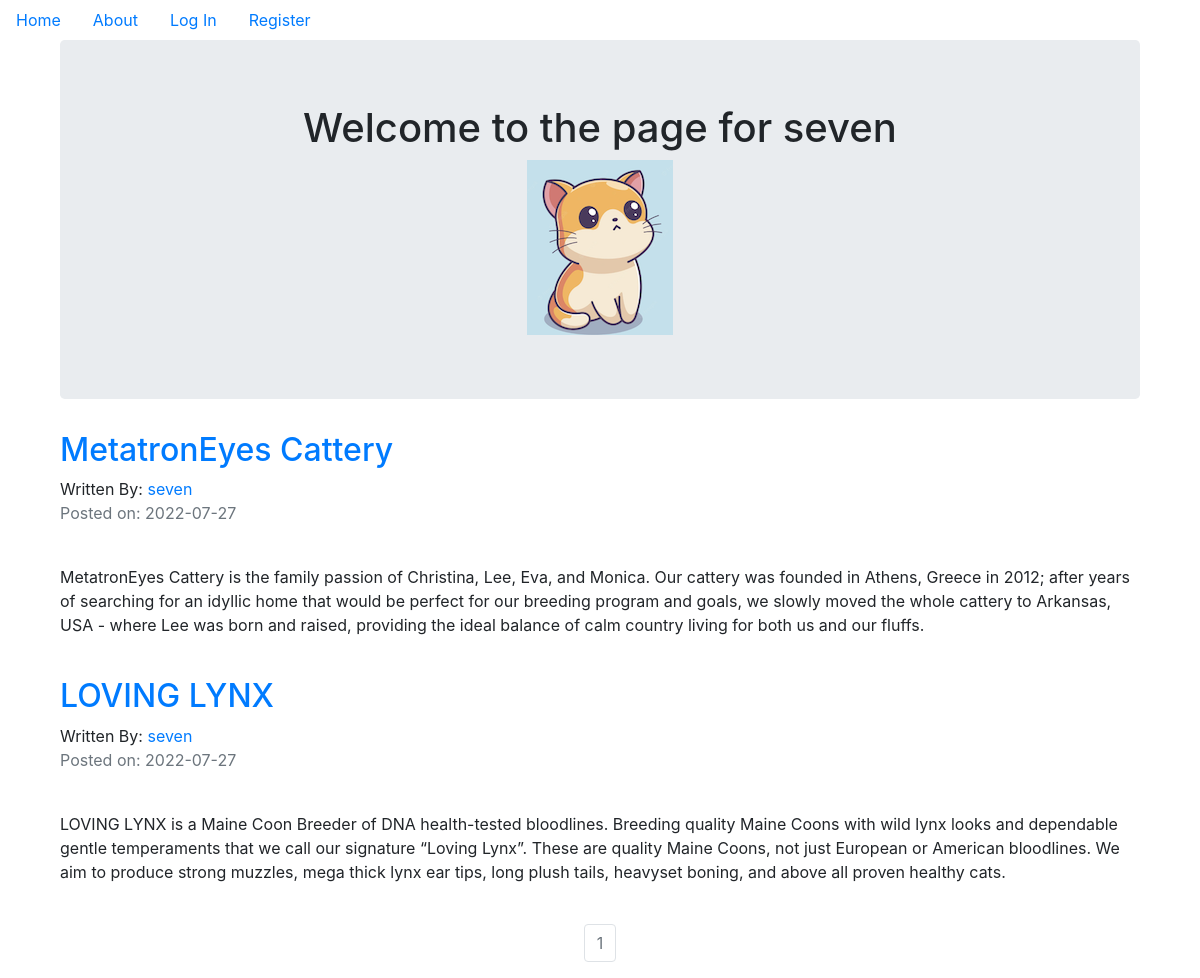
Page /seven on the committed database.
### kittencompanyblog/models.py (models this page shows, shortened)
class User(db.Model, UserMixin):
    __tablename__ = 'users'
    id = db.Column(db.Integer, primary_key=True)
    profile_image = db.Column(
        db.String(64), nullable=False, default='default_profile.png')
    email = db.Column(db.String(64), unique=True, index=True)
    username = db.Column(db.String(64), unique=True, index=True)
    password_hash = db.Column(db.String(128))
    posts = db.relationship('BlogPost', backref='author', lazy=True)

class BlogPost(db.Model):
    users = db.relationship(User)
    id = db.Column(db.Integer, primary_key=True)
    user_id = db.Column(db.Integer, db.ForeignKey('users.id'), nullable=False)
    date = db.Column(db.DateTime, nullable=False, default=datetime.utcnow)
    title = db.Column(db.String(140), nullable=False)
    text = db.Column(db.Text, nullable=False)

### kittencompanyblog/users/views.py (the view)
@users.route("/<username>")
def user_posts(username):
    page = request.args.get('page', 1, type=int)
    user = User.query.filter_by(username=username).first_or_404()
    blog_posts = BlogPost.query.filter_by(author=user).order_by(
        BlogPost.date.desc()).paginate(page=page, per_page=5)
    return render_template('user_blog_posts.html', blog_posts=blog_posts, user=user)

### kittencompanyblog/templates/user_blog_posts.html
{% extends "base.html" %}
{% block content %}
<div class="container">
  <div class="jumbotron">
    <div align='center'>
      <h1>Welcome to the page for {{user.username}}</h1>
      <img src="{{url_for('static',filename='profile_pics/'+user.profile_image)}}" >
    </div>
  </div>
{% for post in blog_posts.items  %}
  <h2> <a href="{{url_for('blog_posts.blog_post',blog_post_id=post.id)}}">{{post.title}}</a> </h2>
  Written By: <a href="{{url_for('users.user_posts',username=post.author.username)}}">{{post.author.username}}</a>
  <p class='text-muted'>Posted on: {{post.date.strftime("%Y-%m-%d")}}</p>
   <br>
   <p>{{post.text}}</p>
   <br>
{% endfor %}
</div>
<nav aria-label='Page Navigation example'>
  <ul class="pagination justify-content-center">
    {% for page_num in blog_posts.iter_pages(left_edge=1,right_edge=1,left_current=1,right_current=2)  %}
      {% if blog_posts.page == page_num %}
      <li class='page-item disabled'>
        <a class="page-link" href="{{url_for('users.user_posts',username=user.username,page=page_num)}}">{{ page_num}}</a>
      </li>
      {% else %}
      <li class='page-item'>
        <a class="page-link" href="{{url_for('users.user_posts',username=user.username,page=page_num)}}">{{ page_num}}</a>
      </li>
      {% endif %}
    {% endfor %}
  </ul>
</nav>
{% endblock %}

### rows in the picture
User: username "seven", profile_image (placeholder picture)
BlogPost: title "MetatronEyes Cattery", author.username "seven", date "2022-07-27", text "MetatronEyes Cattery is the family passion of Christina, Lee, Eva, and Monica. Our cattery was founded in Athens, Greece in 2012; after years of searching for an idyllic home that would be perfect for our breeding program and goals, we slowly moved the whole cattery to Arkansas, USA - where Lee was born and raised, providing the ideal balance of calm country living for both us and our fluffs."
BlogPost: title "LOVING LYNX", author.username "seven", date "2022-07-27", text "LOVING LYNX is a Maine Coon Breeder of DNA health-tested bloodlines. Breeding quality Maine Coons with wild lynx looks and dependable gentle temperaments that we call our signature “Loving Lynx”. These are quality Maine Coons, not just European or American bloodlines. We aim to produce strong muzzles, mega thick lynx ear tips, long plush tails, heavyset boning, and above all proven healthy cats."

### other values in the picture
{{ page_num }} "1"
